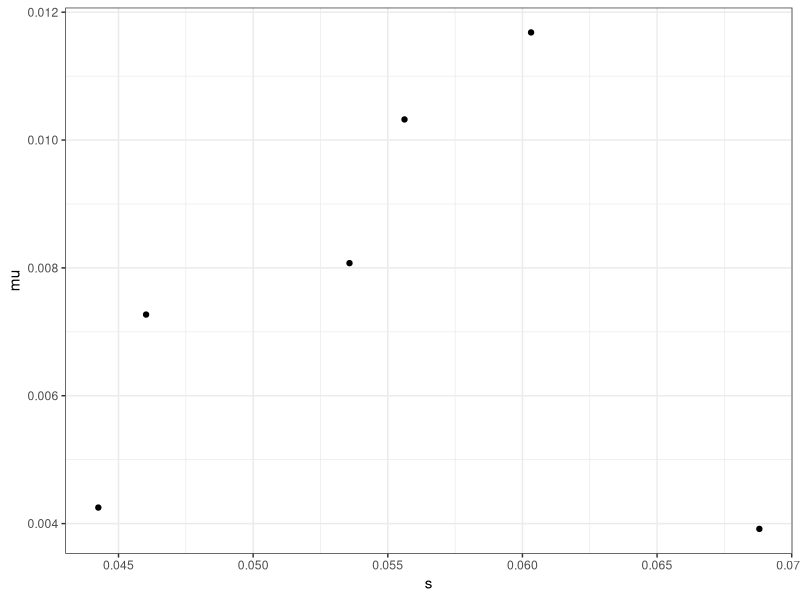
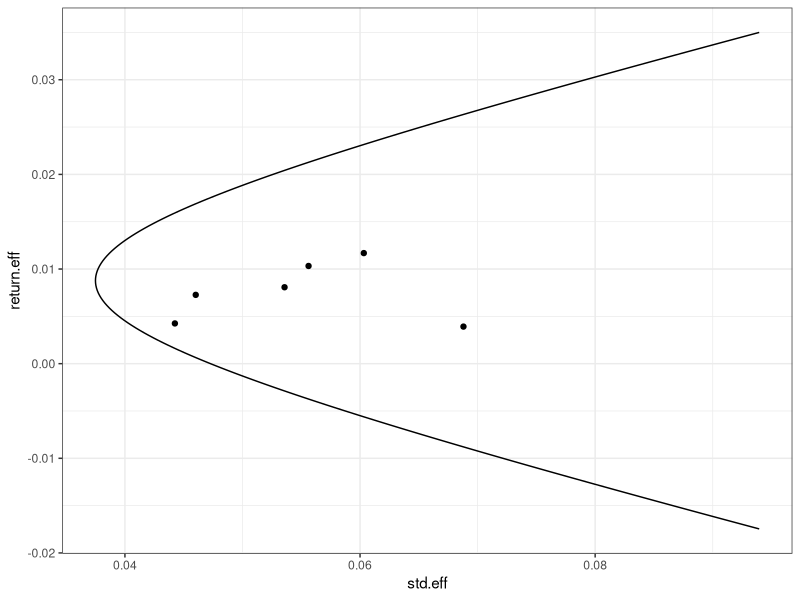

Source code (R) for these figures, in order:
## ---- chunk 1
options(digits=5, width = 90)
#Set working directory
setwd("~/Documents/projects/class/FIN7809_theoryII/HW1")

#Loading in data file
data.FF1 <- read.csv(file = "FF1.csv", head = TRUE, sep = ",")
data.FF2 <- read.csv(file = "FF2.csv", head = TRUE, sep = ",")

#Loading dplyr package to transform raw data
library("dplyr")
library("ggplot2")
library("GGally")
library("reshape2")

### DATA CLEANING ###
data.1 <- tbl_df(data.FF1) #Simplify data frame using tbl_df
data.2 <- tbl_df(data.FF2) #Simplify data frame using tbl_df

#Select relevant variables
data1 <- select(data.1, date,smlo_vwret,smme_vwret,smhi_vwret,bilo_vwret,bime_vwret,bihi_vwret)
data2 <- select(data.2, date = dateff, rf)

#Create final data set of interest
data <- inner_join(data1, data2, by="date")
data.portfolio <- select(data, -date, -rf)

n <- ncol(data.portfolio) #number of assets

head(data, n=4)
## ---- chunk 2
i <- 1 + numeric(n)
## ---- chunk 3
mu <- sapply(data.portfolio, mean)
mu
## ---- chunk 4
V <- cov(data.portfolio)
V
## ---- chunk 5
A <- t(i) %*% solve(V) %*% mu
A
## ---- chunk 6
B <- t(mu) %*% solve(V) %*% mu
B
## ---- chunk 7
C <- t(i) %*% solve(V) %*% i
C
## ---- chunk 8
D <- B * C - A^2
D
## ---- chunk 9
g <- 1/drop(D) * (drop(B) * (solve(V) %*% i) - drop(A) * (solve(V) %*% mu))
g <- g[,1]
g
## ---- chunk 10
h <- 1/drop(D) * (drop(C) * (solve(V) %*% mu) - drop(A) * (solve(V) %*% i))
h <- h[,1]
g
## ---- chunk 11
w.gl <- 1/drop(C) * solve(V) %*% i
w.gl <- w.gl[,1]
w.gl
## ---- chunk 12
mu.gl <- drop(A) / drop(C)
mu.gl
## ---- chunk 13
sigma.gl <- 1 / drop(C)
sigma.gl
## ---- chunk 14
mu.p <- .035
w.p <- g + h * mu.p
w.p
## ---- chunk 15
mu.0p <- (D/C^2)/(mu.p - D/C) + A/C
mu.0p
## ---- chunk 16
w.0p <- g + h * mu.0p
w.0p
## ---- chunk 17
port_vwret <- as.matrix(data.portfolio) %*% w.p
port_vwret <- data.frame(port_vwret)
data <- tbl_df(cbind(data, port_vwret))

#Creating separate regression data table in percent instead of decimals 
data.regression <- select(data, smlo_vwret, port_vwret) * 100
head(data.regression, n=4)
## ---- chunk 18
reg <- lm(smlo_vwret ~ port_vwret, data=data.regression)
summary(reg)
## ---- chunk 19
v <- diag(V)
s <- sqrt(v)
s
## ---- chunk 20
retrisk <- mu/s
retrisk
max(retrisk)
## ---- chunk 21
qplot(s, mu) + theme_bw()
## ---- chunk 22
#Initialize vectors that are going to be used
alpha <- seq(0,2,.01)
return.eff = NULL
std.eff = NULL

#loop for every alpha and write to our intialized vectors
for (i in 1:length(alpha)) {
  return.eff[i] = alpha[i] * mu.gl + (1 - alpha[i]) * mu.p
  weight.eff = alpha[i] * (g + h*mu.gl) + (1 - alpha[i]) * (g + h*mu.p)
  std.eff[i] = sqrt(diag(t(weight.eff) %*% V %*% weight.eff))
}

#Create data table for graph
frontier.data <- data.frame(cbind(return.eff, std.eff))

#Plot frontier and portfolios
ggplot() + 
  geom_path(data=frontier.data, aes(x=std.eff, y=return.eff)) + 
  geom_point(aes(x=s, y=mu)) + 
  theme_bw()
